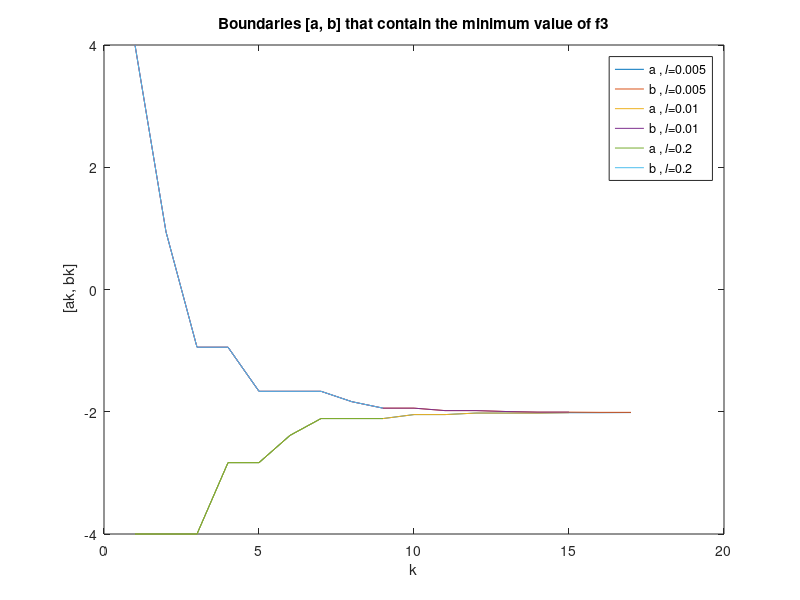

Here is the MATLAB script that generated this plot:
clc
clear
l = [0.005, 0.01, 0.2];
gamma = 0.618;
a = zeros(100,3);
b = zeros(100,3);
a(1,:) = [-4, -4, -4]; b(1,:) = [4, 4, 4];


% Choose a function by removing its '%' and by placing it on the other 2
%f = @(x) (x-3)^2 + (sin(x+3))^2;
%f = @(x) (x-1) * cos(x/2) + x^2;
f = @(x) (x+2)^2 + exp(x-2) * sin(x+3);

x1 = zeros(100,3);
x2 = zeros(100,3);
 
temp1 = a(1) + (1-gamma)*(b(1)-a(1));
temp2 = a(1) + gamma*(b(1)-a(1));
x1(1,:) = [temp1, temp1, temp1];
x2(1,:) = [temp2, temp2, temp2];
k = zeros(1,3);
for i = 1:3
    k(i) = 1;
    while b(k(i),i)-a(k(i),i) >= l(i)  
        if f(x1(k(i),i)) > f(x2(k(i),i))
            a(k(i)+1,i) = x1(k(i),i);
            b(k(i)+1,i) = b(k(i),i);
            x2(k(i)+1,i) = a(k(i)+1,i)+gamma*(b(k(i)+1,i)-a(k(i)+1,i));
            x1(k(i)+1,i) = x2(k(i),i);
        else
            a(k(i)+1,i) = a(k(i),i);
            b(k(i)+1,i) = x2(k(i),i);
            x2(k(i)+1,i) = x1(k(i),i);
            x1(k(i)+1,i) = a(k(i)+1,i)+(1-gamma)*(b(k(i)+1,i)-a(k(i)+1,i));
        end
        k(i) = k(i) + 1;
    end
end
K1 = (1:1:k(1))';
K2 = (1:1:k(2))';
K3 = (1:1:k(3))';
figure(1)
plot(K1,a(1:k(1),1))
hold on
plot(K1,b(1:k(1),1))
plot(K2,a(1:k(2),1))
plot(K2,b(1:k(2),1))
plot(K3,a(1:k(3),1))
plot(K3,b(1:k(3),1))
xlabel('k')
ylabel(' [ak, bk]');
legend({'a , 𝑙=0.005','b , 𝑙=0.005','a , 𝑙=0.01','b , 𝑙=0.01','a , 𝑙=0.2','b , 𝑙=0.2'}, 'Location', 'northeast')
title('Boundaries [a, b] that contain the minimum value of f3')